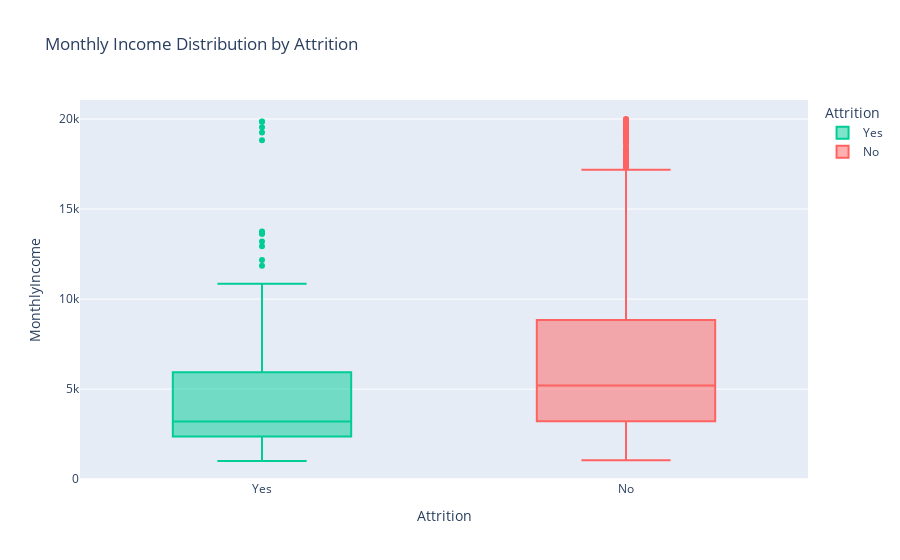

Notebook cell for this chart:
### Markdown cell above
Step 6: Monthly Income & Attrition

### Code cell
fig = px.box(df, x="Attrition", y="MonthlyIncome", color="Attrition",
             title="Monthly Income Distribution by Attrition",
             color_discrete_sequence=['#00cc96', '#ff6361'])
fig.show()

### Figure 1 — Plotly figure (JSON) as saved in the notebook; plotly's stock layout.template omitted (floating-point values rounded to 4 significant figures; data arrays with more than 128 entries replaced by an {"elided": "..."} marker saying what was removed)
{"data": [{"alignmentgroup": "True", "hovertemplate": "Attrition=%{x}<br>MonthlyIncome=%{y}<extra></extra>", "legendgroup": "Yes", "marker": {"color": "#00cc96"}, "name": "Yes", "notched": false, "offsetgroup": "Yes", "orientation": "v", "showlegend": true, "type": "box", "x": {"elided": "237 str values"}, "x0": " ", "xaxis": "x", "y": {"elided": "237 int values"}, "y0": " ", "yaxis": "y"}, {"alignmentgroup": "True", "hovertemplate": "Attrition=%{x}<br>MonthlyIncome=%{y}<extra></extra>", "legendgroup": "No", "marker": {"color": "#ff6361"}, "name": "No", "notched": false, "offsetgroup": "No", "orientation": "v", "showlegend": true, "type": "box", "x": {"elided": "1233 str values"}, "x0": " ", "xaxis": "x", "y": {"elided": "1233 int values"}, "y0": " ", "yaxis": "y"}], "layout": {"autosize": true, "boxmode": "overlay", "legend": {"title": {"text": "Attrition"}, "tracegroupgap": 0}, "title": {"text": "Monthly Income Distribution by Attrition"}, "xaxis": {"anchor": "y", "autorange": true, "categoryarray": ["Yes", "No"], "categoryorder": "array", "domain": [0, 1], "range": [-0.5, 1.5], "title": {"text": "Attrition"}, "type": "category"}, "yaxis": {"anchor": "x", "autorange": true, "domain": [0, 1], "range": [-46, 21054], "title": {"text": "MonthlyIncome"}, "type": "linear"}}}
